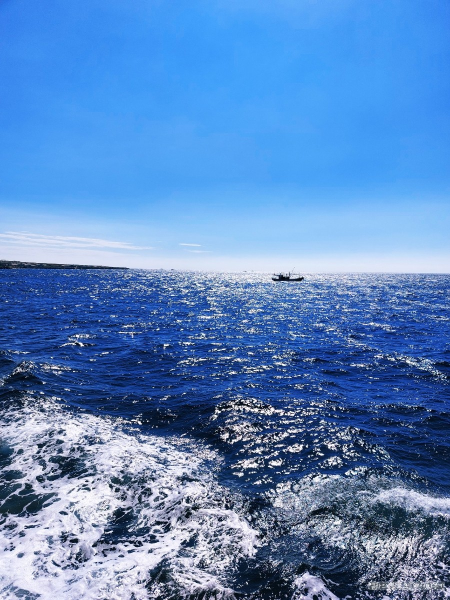
#> input picture beach.jpg, 900 x 1200 px (shown at 1/2 size)
$ python tp1_chromakeying.py beach.jpg beach.jpg beach.jpg
#> lines starting #> are read from the running program, lines starting #| are printed output that depends on the picture; after the words box and inside, x2 and y2 are one past the last pixel; in counts of white or black regions, pixels touching at a corner belong together
#20191152 정세원 20221092 이준영
import numpy as np
import cv2
import os, sys

def main() :
    # check if input video, image, output video is inputed
    if len(sys.argv) != 4 :
        print("Wrong number value inputed!!")
    else :
        # set img by second input value in terminal
        img = cv2.imread(sys.argv[2])
#> img is the input picture: shape (1200, 900, 3); mean B, G, R 192.2, 135.2, 91.2
        print(img.shape)
#| (1200, 900, 3)
        # set video by first input value in terminal
        mv = cv2.VideoCapture(sys.argv[1])

        # make video fps, width, height variable to make recorder(result video)
        mv_fps = mv.get(cv2.CAP_PROP_FPS)
        mv_width = mv.get(cv2.CAP_PROP_FRAME_WIDTH)
        mv_height = mv.get(cv2.CAP_PROP_FRAME_HEIGHT)

        # check the video and image frame are same
        print(mv_fps,mv_height,mv_width)
        print(img.shape)
#| (1200, 900, 3)

        # set the rgb range to erase green background of video
        low_range = np.array([0, 0, 0])
        high_range = np.array([255,243,255])

        # make result video file setting video, image frame value
        recorder = cv2.VideoWriter(sys.argv[3],cv2.VideoWriter_fourcc(*'mp4v'),
                            mv_fps,(int(mv_width),int(mv_height)))

        """
        make while loop to make chroma keying result video
        1. make background of image
        2. change video color rgb to hsv
        3. masking the video
        4. change 255 rgb value in masked video range in image
        5. write changed image at recorder(result video)
        """
        while mv.isOpened():
            ret,frame = mv.read()

            if frame is None :
                break
            else :
                # set result image img(beach.jpg)
                result = cv2.resize(img, (int(mv_width),int(mv_height)))

                #change video color rgb to hsv
                hsv = cv2.cvtColor(frame,cv2.COLOR_BGR2HSV)
#> hsv: shape (1200, 900, 3); mean H, S, V 108.9, 142.3, 192.2

                #masking the video
                mask = cv2.inRange(hsv, low_range, high_range)
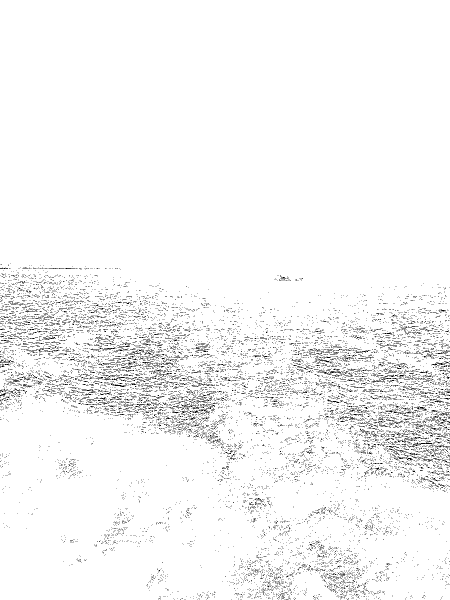
#> mask: shape (1200, 900) (shown at 1/2 size); 96.4% white; black in thin lines or dots, all inside (x1, y1, x2, y2) = (0, 526, 900, 1200)

                # change image to key
                result[mask == 255] = frame[mask==255]

                # write result image at recorder
                recorder.write(result)

                # if input (esc) the loop beak
                if cv2.waitKey(10) == 27 :
#> (key Esc is pressed here)
                    break

        mv.release()
        cv2.destroyAllWindows()

if __name__ == "__main__": # __
    main()
